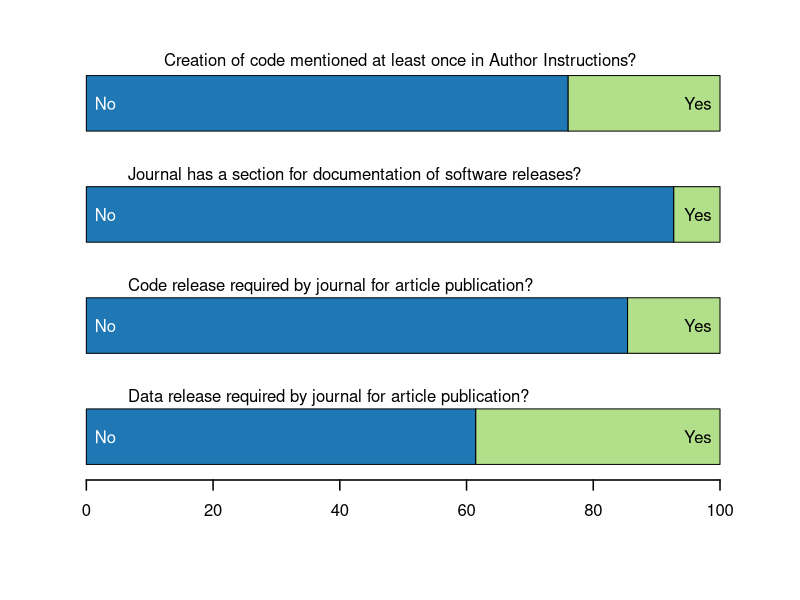

Write the R code that produced this figure.
#Change working directory to CodeEcologyJournals/RCode using the setwd() command or using the Misc menu.  
#getwd() #shows the current working directory for the R gui.

#------------------------
# Read in the Data Table
#------------------------
jdata<-read.table("../Data/SoftwareInEcologyAnalysis3.csv", header=TRUE, sep=",")

#---------------------------------------------------------------------
# Creation of code mentioned at least once in ‘Author Instructions’? 
#---------------------------------------------------------------------
codement<-as.matrix(table(jdata$CreationSoftware))
sumnot0<-sum(codement[2:nrow(codement),])
codement3<-matrix(NA, 2, 1)
codement3[1,1]<-codement[1,1]
codement3[2,1]<-sumnot0
rownames(codement3)<-c("No", "Yes")
percents3<-(codement3/sum(codement3))*100

#---------------------------------------------------------------------
# Journal has a section for documentation of software releases?
#---------------------------------------------------------------------
softsect<-table(jdata$TitleSoftwareSection)
notnone<-subset(softsect, names(softsect)!="None")
sumnotnone<-sum(notnone)
softsect2<-matrix(NA, 2, 1)
softsect2[1,1]<-softsect["None"]
softsect2[2,1]<-sumnotnone
rownames(softsect2)<-c("No", "Yes")
softsectpercent<-(softsect2/sum(softsect2))*100

#---------------------------------------------------------------------
# Code release required by journal for article publication?
#---------------------------------------------------------------------
coderel<-as.matrix(table(jdata$RequireCodeRelease))
coderelpercent<-(coderel/sum(coderel))*100

#---------------------------------------------------------------------
# Data release required by journal for article publication?
#---------------------------------------------------------------------
datarel<-as.matrix(table(jdata$RequireDataRelease))
datarelpercent<-(datarel/sum(datarel))*100

#---------------------------------------------------------------------
# Combine results into a matrix
#---------------------------------------------------------------------
All<-cbind(datarelpercent, coderelpercent, softsectpercent, percents3)

#------------------------
# Create and Save Graph
#------------------------
OutFilename<-paste("../Graphs/JournalResults.ps")
postscript(OutFilename, family="Helvetica", width=7, height=7)
par(mar=c(6,4,3,4))
barplot(All, horiz=TRUE, space=1, col=c("#1f78b4","#b2df8a"), lwd=1.5)
text(5, 2.2, pos=4, "Data release required by journal for article publication?")
text(5, 4.2, pos=4, "Code release required by journal for article publication?")
text(5, 6.2, pos=4, "Journal has a section for documentation of software releases?")
mtext(side=3, line=-0.5, "Creation of code mentioned at least once in Author Instructions?")
text(3, 1.5, "No", col="white")
text(96.5, 1.5, "Yes", col="black")
text(3, 3.5, "No", col="white")
text(96.5, 3.5, "Yes", col="black")
text(3, 5.5, "No", col="white")
text(96.5, 5.5, "Yes", col="black")
text(3, 7.5, "No", col="white")
text(96.5, 7.5, "Yes", col="black")
dev.off()